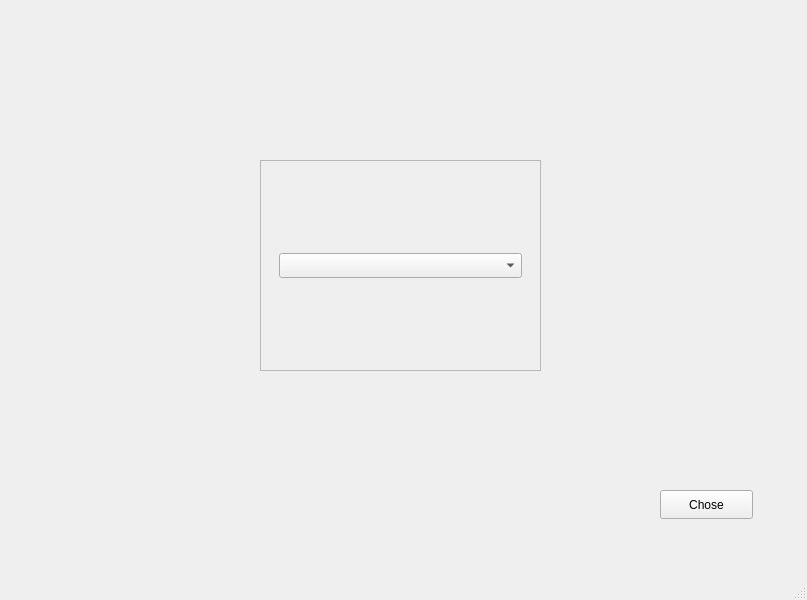
<?xml version="1.0" encoding="UTF-8"?>
<ui version="4.0">
 <class>MainWindow</class>
 <widget class="QMainWindow" name="MainWindow">
  <property name="geometry">
   <rect>
    <x>0</x>
    <y>0</y>
    <width>807</width>
    <height>600</height>
   </rect>
  </property>
  <property name="windowTitle">
   <string>MainWindow</string>
  </property>
  <widget class="QWidget" name="centralwidget">
   <widget class="QStackedWidget" name="stackedWidget">
    <property name="geometry">
     <rect>
      <x>40</x>
      <y>40</y>
      <width>731</width>
      <height>501</height>
     </rect>
    </property>
    <property name="currentIndex">
     <number>0</number>
    </property>
    <widget class="QWidget" name="page_1">
     <widget class="QPushButton" name="pushButton">
      <property name="geometry">
       <rect>
        <x>620</x>
        <y>450</y>
        <width>93</width>
        <height>29</height>
       </rect>
      </property>
      <property name="text">
       <string>Chose</string>
      </property>
     </widget>
     <widget class="QScrollArea" name="scrollArea">
      <property name="geometry">
       <rect>
        <x>220</x>
        <y>120</y>
        <width>281</width>
        <height>211</height>
       </rect>
      </property>
      <property name="widgetResizable">
       <bool>true</bool>
      </property>
      <widget class="QWidget" name="scrollAreaWidgetContents_2">
       <property name="geometry">
        <rect>
         <x>0</x>
         <y>0</y>
         <width>279</width>
         <height>209</height>
        </rect>
       </property>
       <layout class="QVBoxLayout" name="verticalLayout_2">
        <item>
         <widget class="QWidget" name="scrollContent" native="true">
          <layout class="QVBoxLayout" name="verticalLayout">
           <item>
            <widget class="QComboBox" name="comboBox">
             <property name="maximumSize">
              <size>
               <width>16777215</width>
               <height>25</height>
              </size>
             </property>
            </widget>
           </item>
          </layout>
         </widget>
        </item>
       </layout>
      </widget>
     </widget>
    </widget>
    <widget class="QWidget" name="page_2">
     <widget class="QTableView" name="tableView">
      <property name="geometry">
       <rect>
        <x>90</x>
        <y>70</y>
        <width>571</width>
        <height>371</height>
       </rect>
      </property>
      <attribute name="horizontalHeaderCascadingSectionResizes">
       <bool>false</bool>
      </attribute>
      <attribute name="verticalHeaderCascadingSectionResizes">
       <bool>false</bool>
      </attribute>
     </widget>
    </widget>
   </widget>
  </widget>
  <widget class="QMenuBar" name="menubar">
   <property name="geometry">
    <rect>
     <x>0</x>
     <y>0</y>
     <width>807</width>
     <height>26</height>
    </rect>
   </property>
  </widget>
  <widget class="QStatusBar" name="statusbar"/>
 </widget>
 <resources/>
 <connections/>
</ui>
